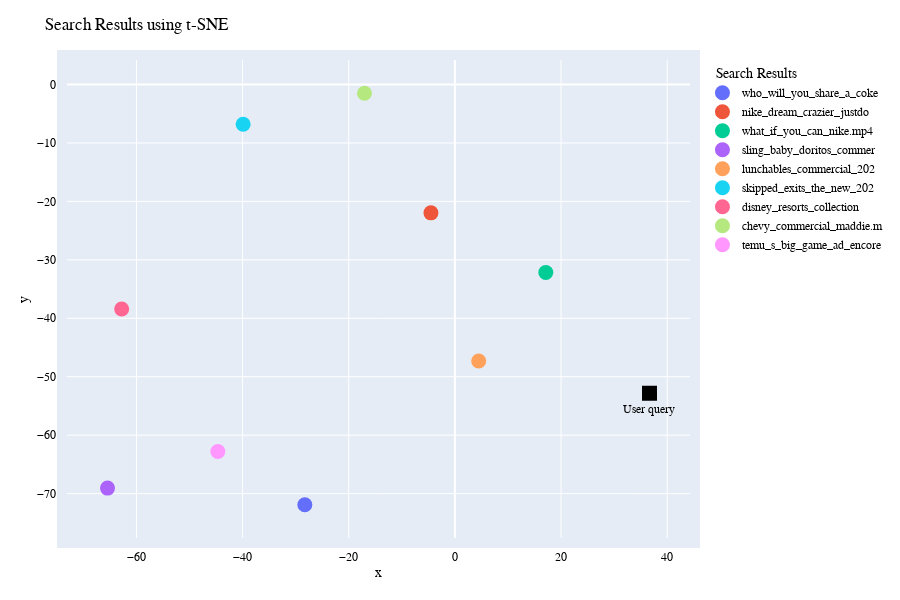

The cell this chart's notebook holds for it:
### Code cell
import plotly.graph_objs as go

fig = go.Figure()

# Search results
for i, video_name in enumerate(vis_dims_2d_tsne[0:-1]):
    x = np.array([vis_dims_2d_tsne[i][0]])
    y = np.array([vis_dims_2d_tsne[i][1]])
    fig.add_trace(
        go.Scatter(
            x=x,
            y=y,
            mode="markers",
            marker=dict(
                size=15,
                colorscale="Viridis",
                opacity=1.0,
                symbol="circle",
            ),
            name=vis_dims_2d_tsne[i][2][0:25],
        )
    )

    # User query
    x = np.array([vis_dims_2d_tsne[-1][0]])
    y = np.array([vis_dims_2d_tsne[-1][1]])

fig.add_trace(
    go.Scatter(
        x=x,
        y=y,
        mode="text+markers",
        marker=dict(
            size=15,
            color="black",
            colorscale="Viridis",
            opacity=1.0,
            symbol="square",
        ),
        name=vis_dims_2d_tsne[-1][2][0:25],
        text=vis_dims_2d_tsne[-1][2],
        textposition="bottom center",
        showlegend=False,
    )
)

fig.update_layout(
    autosize=True,
    width=900,
    height=600,
    font=dict(size=12, color="black", family="Arial, sans-serif"),
    title="Search Results using t-SNE",
    margin=dict(l=30, r=30, b=30, t=60, pad=10),
    xaxis=dict(title="x"),
    yaxis=dict(title="y"),
    legend=dict(title="   Search Results"),
)
fig.show()

### Figure 1 — Plotly figure (JSON) as saved in the notebook; plotly's stock layout.template omitted (floating-point values rounded to 4 significant figures)
{"data": [{"marker": {"colorscale": [[0, "#440154"], [0.1111, "#482878"], [0.2222, "#3e4989"], [0.3333, "#31688e"], [0.4444, "#26828e"], [0.5556, "#1f9e89"], [0.6667, "#35b779"], [0.7778, "#6ece58"], [0.8889, "#b5de2b"], [1, "#fde725"]], "opacity": 1, "size": 15, "symbol": "circle"}, "mode": "markers", "name": "who_will_you_share_a_coke", "type": "scatter", "x": [-28.27], "y": [-71.9]}, {"marker": {"colorscale": [[0, "#440154"], [0.1111, "#482878"], [0.2222, "#3e4989"], [0.3333, "#31688e"], [0.4444, "#26828e"], [0.5556, "#1f9e89"], [0.6667, "#35b779"], [0.7778, "#6ece58"], [0.8889, "#b5de2b"], [1, "#fde725"]], "opacity": 1, "size": 15, "symbol": "circle"}, "mode": "markers", "name": "nike_dream_crazier_justdo", "type": "scatter", "x": [-4.513], "y": [-21.96]}, {"marker": {"colorscale": [[0, "#440154"], [0.1111, "#482878"], [0.2222, "#3e4989"], [0.3333, "#31688e"], [0.4444, "#26828e"], [0.5556, "#1f9e89"], [0.6667, "#35b779"], [0.7778, "#6ece58"], [0.8889, "#b5de2b"], [1, "#fde725"]], "opacity": 1, "size": 15, "symbol": "circle"}, "mode": "markers", "name": "what_if_you_can_nike.mp4", "type": "scatter", "x": [17.13], "y": [-32.16]}, {"marker": {"colorscale": [[0, "#440154"], [0.1111, "#482878"], [0.2222, "#3e4989"], [0.3333, "#31688e"], [0.4444, "#26828e"], [0.5556, "#1f9e89"], [0.6667, "#35b779"], [0.7778, "#6ece58"], [0.8889, "#b5de2b"], [1, "#fde725"]], "opacity": 1, "size": 15, "symbol": "circle"}, "mode": "markers", "name": "sling_baby_doritos_commer", "type": "scatter", "x": [-65.45], "y": [-69.06]}, {"marker": {"colorscale": [[0, "#440154"], [0.1111, "#482878"], [0.2222, "#3e4989"], [0.3333, "#31688e"], [0.4444, "#26828e"], [0.5556, "#1f9e89"], [0.6667, "#35b779"], [0.7778, "#6ece58"], [0.8889, "#b5de2b"], [1, "#fde725"]], "opacity": 1, "size": 15, "symbol": "circle"}, "mode": "markers", "name": "lunchables_commercial_202", "type": "scatter", "x": [4.482], "y": [-47.31]}, {"marker": {"colorscale": [[0, "#440154"], [0.1111, "#482878"], [0.2222, "#3e4989"], [0.3333, "#31688e"], [0.4444, "#26828e"], [0.5556, "#1f9e89"], [0.6667, "#35b779"], [0.7778, "#6ece58"], [0.8889, "#b5de2b"], [1, "#fde725"]], "opacity": 1, "size": 15, "symbol": "circle"}, "mode": "markers", "name": "skipped_exits_the_new_202", "type": "scatter", "x": [-39.9], "y": [-6.788]}, {"marker": {"colorscale": [[0, "#440154"], [0.1111, "#482878"], [0.2222, "#3e4989"], [0.3333, "#31688e"], [0.4444, "#26828e"], [0.5556, "#1f9e89"], [0.6667, "#35b779"], [0.7778, "#6ece58"], [0.8889, "#b5de2b"], [1, "#fde725"]], "opacity": 1, "size": 15, "symbol": "circle"}, "mode": "markers", "name": "disney_resorts_collection", "type": "scatter", "x": [-62.78], "y": [-38.41]}, {"marker": {"colorscale": [[0, "#440154"], [0.1111, "#482878"], [0.2222, "#3e4989"], [0.3333, "#31688e"], [0.4444, "#26828e"], [0.5556, "#1f9e89"], [0.6667, "#35b779"], [0.7778, "#6ece58"], [0.8889, "#b5de2b"], [1, "#fde725"]], "opacity": 1, "size": 15, "symbol": "circle"}, "mode": "markers", "name": "chevy_commercial_maddie.m", "type": "scatter", "x": [-17.03], "y": [-1.496]}, {"marker": {"colorscale": [[0, "#440154"], [0.1111, "#482878"], [0.2222, "#3e4989"], [0.3333, "#31688e"], [0.4444, "#26828e"], [0.5556, "#1f9e89"], [0.6667, "#35b779"], [0.7778, "#6ece58"], [0.8889, "#b5de2b"], [1, "#fde725"]], "opacity": 1, "size": 15, "symbol": "circle"}, "mode": "markers", "name": "temu_s_big_game_ad_encore", "type": "scatter", "x": [-44.66], "y": [-62.79]}, {"marker": {"color": "black", "colorscale": [[0, "#440154"], [0.1111, "#482878"], [0.2222, "#3e4989"], [0.3333, "#31688e"], [0.4444, "#26828e"], [0.5556, "#1f9e89"], [0.6667, "#35b779"], [0.7778, "#6ece58"], [0.8889, "#b5de2b"], [1, "#fde725"]], "opacity": 1, "size": 15, "symbol": "square"}, "mode": "text+markers", "name": "User query", "showlegend": false, "text": "User query", "textposition": "bottom center", "type": "scatter", "x": [36.66], "y": [-52.83]}], "layout": {"autosize": true, "font": {"color": "black", "family": "Arial, sans-serif", "size": 12}, "height": 600, "legend": {"title": {"text": "   Search Results"}}, "margin": {"b": 30, "l": 30, "pad": 10, "r": 30, "t": 60}, "title": {"text": "Search Results using t-SNE"}, "width": 900, "xaxis": {"title": {"text": "x"}}, "yaxis": {"title": {"text": "y"}}}}
